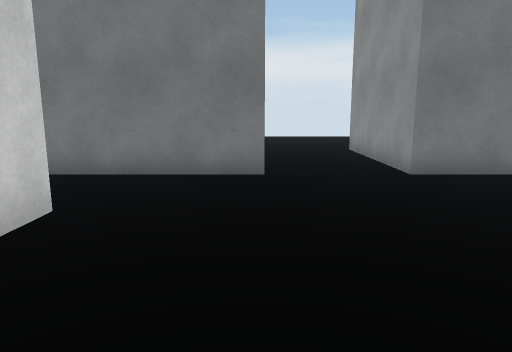
view 1 (above)

16 first-person views from a walk through a Unity game level. The camera is 1.3 m above the floor, tilts 10° down and sees 70° across. The floor is counted in squares, 1 m on a side. Each view is taken from the middle of a square. On the plan, view 1 faces up. The plan holds only what a view shows up to about 15 squares ahead; the rest is blank. The place goes on beyond the plan. The player character is not drawn.

view 2
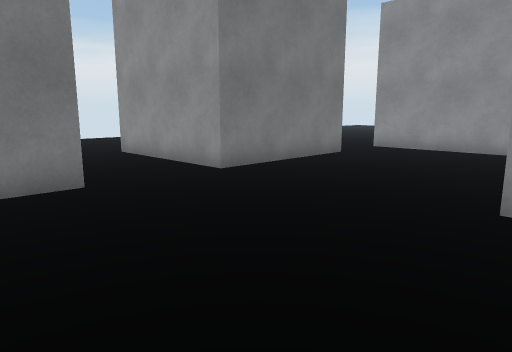

view 3
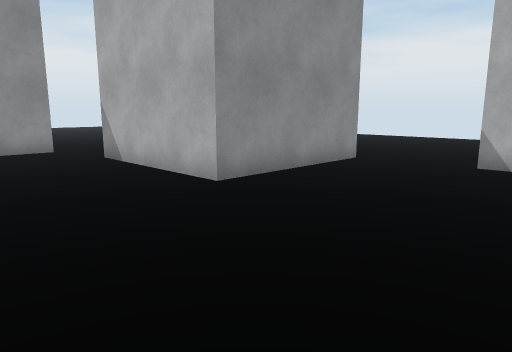

view 4
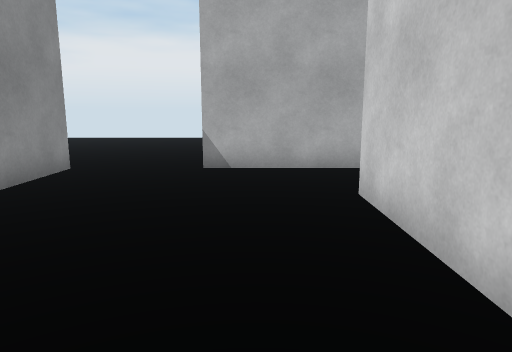

view 5
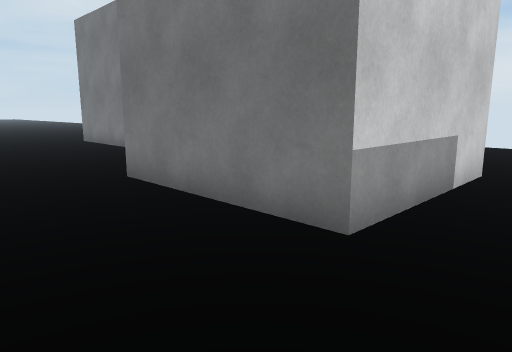

view 6
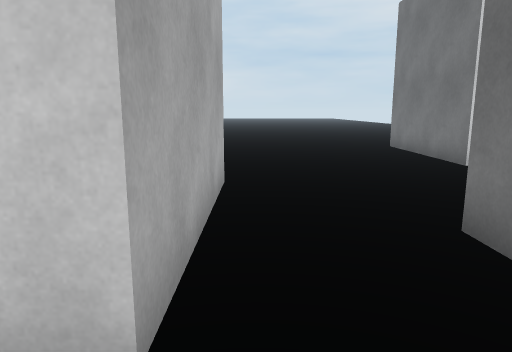

view 7
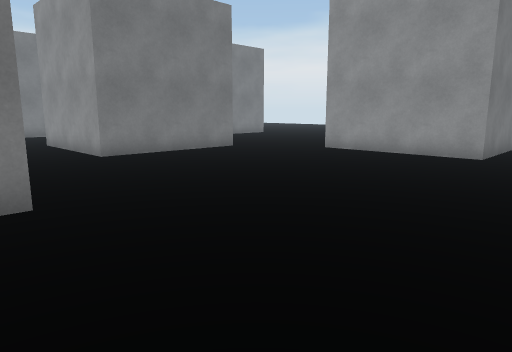

view 8
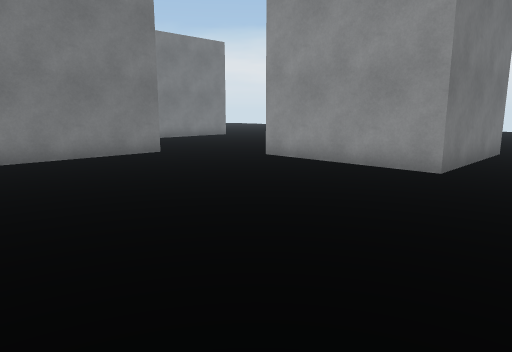

view 9
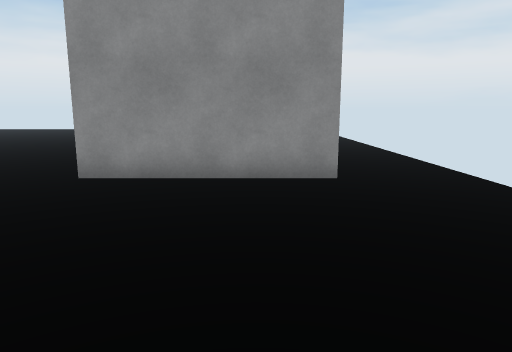

view 10
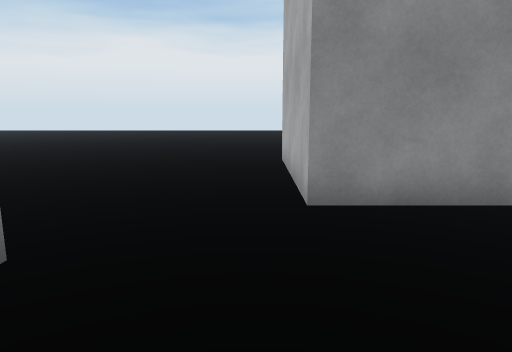

view 11
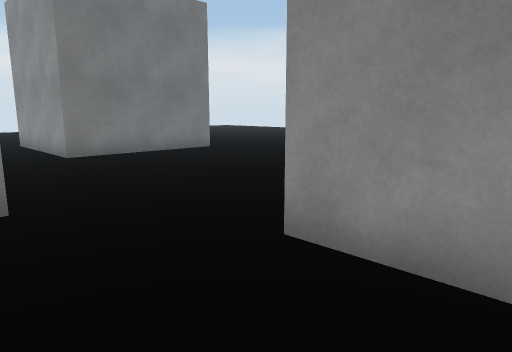

view 12
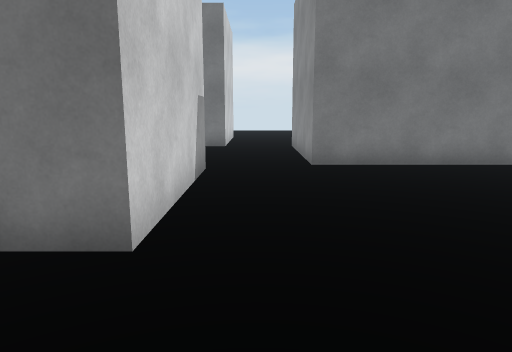

view 13
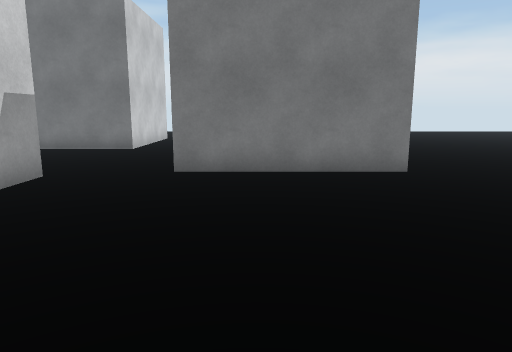

view 14
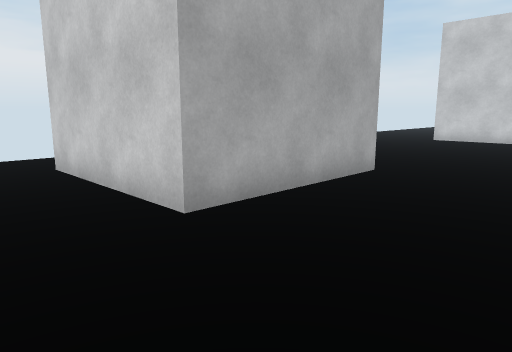

view 15
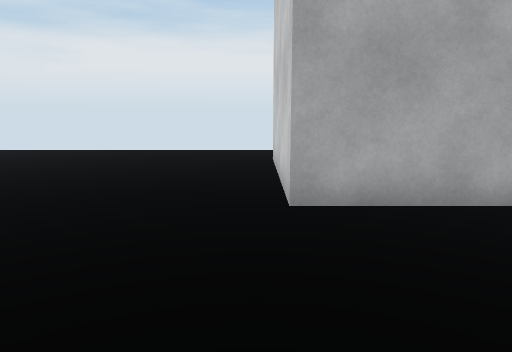

view 16
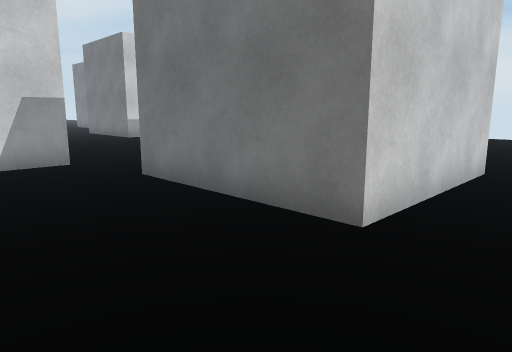

### Floor plan
Points are (right, up) in squares from view 1. A wall is a line through its corners. A room is listed if a view was taken in it or the views show most of it. See-through windows are left out.
Room 1 (views 1, 2, 4, 5, 6)
walls: (-2.6, 4.4) (-2.6, -0.5); (7.9, 7.2) (3.1, 7.2) (3.1, 12); (3.1, -2.9) (3.1, 1.9) (7.9, 1.9); (-1.5, -3) (0.2, -3); (0.2, 12) (0.2, 7.2) (-1.6, 7.2); (10.3, 2.5) (10.3, 7.4)
ways out: opening at (-1.5, -1.5) to room 2; opening at (-1.3, 5) to room 2; opening at (1.5, -3) to room 2; opening at (9, 3) to room 3; opening at (1.5, 12); opening at (9, 7)
Room 2 (views 3, 7, 8, 9, 10, 11, 12)
walls: (-3.4, -3) (-1.5, -3); (0.2, -5) (0.2, -6.9); (0.2, -7.9) (-0.2, -7.9); (-7.5, 4.4) (-2.6, 4.4); (-1.6, 7.2) (-4.8, 7.2); (7.9, -2.9) (3.1, -2.9); (-9.2, 9.8) (-13.5, 9.8); (14.6, -5.7) (14.6, -10.5) (9.7, -10.5) (9.7, -5.7)
ways out: opening at (-1.5, -1.5) to room 1; opening at (-1.3, 5) to room 1; opening at (1.5, -3) to room 1; opening at (9, -4.7) to room 3; opening at (16, -6) to room 3
Room 3 (views 13, 14, 15, 16)
walls: (9.7, -5.7) (14.6, -5.7); (7.9, 1.9) (7.9, -2.9); (15.1, 7.4) (15.1, 2.5) (10.3, 2.5)
ways out: opening at (9, 3) to room 1; opening at (9, -4.7) to room 2; opening at (16, -6) to room 2; opening at (16.5, 7)

Where each view was taken, in squares from view 1:
view 1: 0 up, 0 right, facing up
view 2: 1 up, 2 left, facing up-right
view 3: 6 up, 2 left, facing down-right
view 4: 5 up, 1 left, facing down
view 5: 4 up, 2 right, facing up-left
view 6: 5 up, 1 left, facing left
view 7: 13 down, 1 left, facing up-right
view 8: 13 down, 2 right, facing up-right
view 9: 9 down, 3 right, facing right
view 10: 5 down, 5 right, facing right
view 11: 8 down, 7 right, facing up-right
view 12: 6 down, 9 right, facing up
view 13: 5 down, 12 right, facing up
view 14: 2 down, 17 right, facing down-left
view 15: 1 down, 15 right, facing down
view 16: 1 down, 17 right, facing up-left
